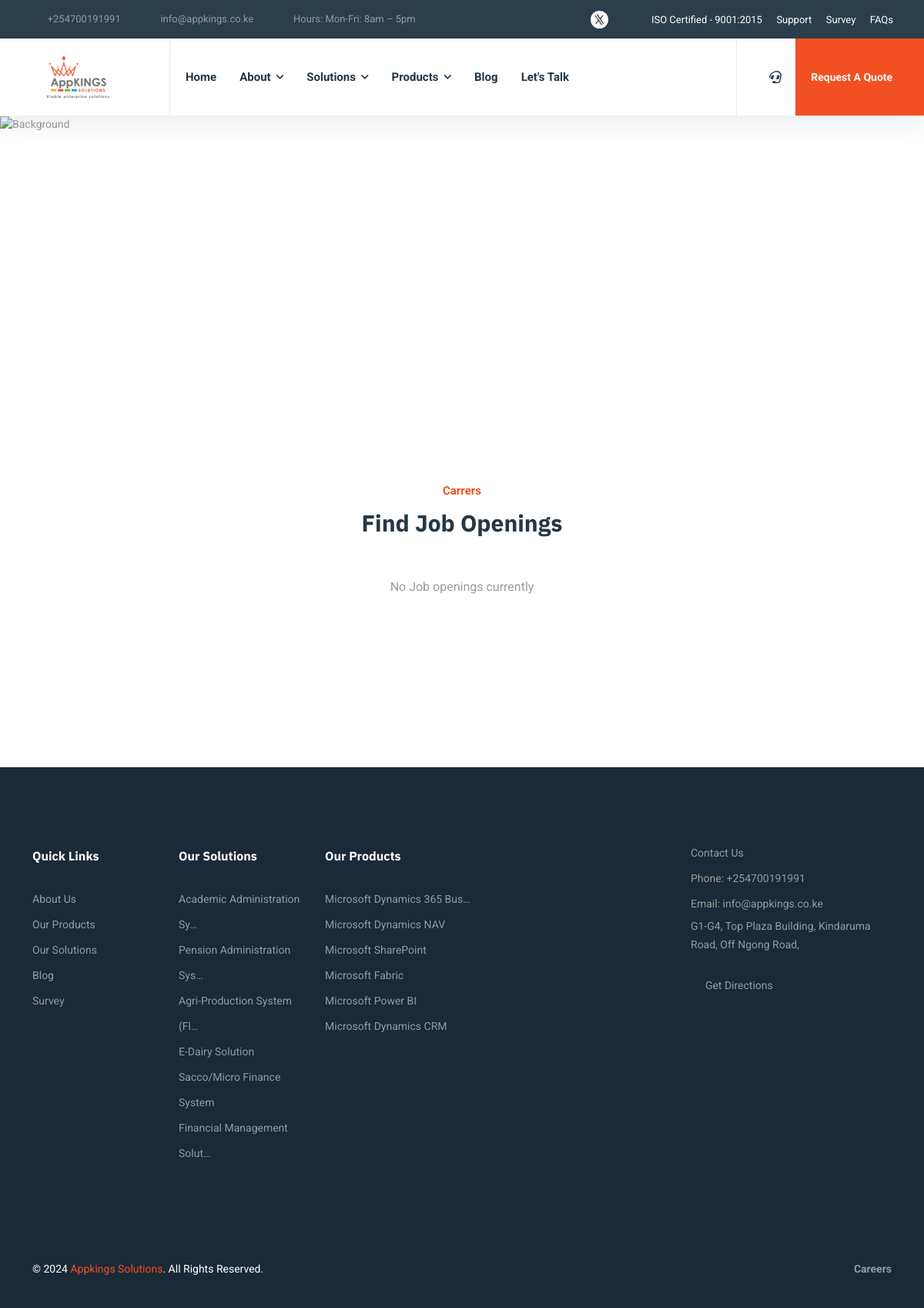
The app's page /careers/ with its own data.
### core/models.py (models this page shows, shortened)
class Service(models.Model):
    title = models.CharField(max_length=120, unique=True)
    slug = models.SlugField(max_length=150, unique=True)
    image = models.ForeignKey(PrimaryImage, null=True, blank=True, on_delete=models.CASCADE ,related_name='services')
    is_active = models.BooleanField(default=True)
    description = RichTextField()
    created_at = models.DateTimeField(auto_now_add=True)
    updated_at = models.DateTimeField(auto_now=True)
    def get_absolute_url(self):
        return reverse('core:service_detail', kwargs={'slug':self.slug})
    class Meta:
        ordering = ('-created_at',)

class Product(models.Model):
    title = models.CharField(max_length=120, unique=True)
    slug = models.SlugField(max_length=150, unique=True)
    image = models.ForeignKey(PrimaryImage, null=True, blank=True, on_delete=models.CASCADE, related_name='products')
    is_active = models.BooleanField(default=True)
    clients = models.ManyToManyField(Client, blank=True,  related_name='products')
    services = models.ManyToManyField(Service, blank=True,  related_name='products')
    tags = models.ManyToManyField(Tag, blank=True,  related_name='products')
    description = RichTextField()
    created_at = models.DateTimeField(auto_now_add=True)
    updated_at = models.DateTimeField(auto_now=True)
    def get_absolute_url(self):
        return reverse('core:product_detail', kwargs={'slug':self.slug})
    class Meta:
        ordering = ('-created_at',)

### careers/views.py (the view)
# urls.py: path('', views.index, name='index'),
def index(request):
    context = {
        'title':'Careers',
        'jobs': Job.objects.filter(is_active=True)
    }
    return render(request, 'careers/index.html', context)

### core/context_processor.py (called while the page is built)
def services_products_context(request):
    return {
        'services': Service.objects.filter(is_active=True)[:6],
        'products': Product.objects.filter(is_active=True)[:6],
        'blogs': Blog.objects.filter(is_published=True)[:6],
        'gallery': Gallery.objects.filter(is_active=True).first(),
        'team_s': Team.objects.filter(is_active=True).first()
    }

### templates/careers/index.html
{% extends 'base.html' %}
{% block content %}
<section class="careers careers-1" id="careers">
    <div class="container">
        <div class="row">
            <div class="col-12 col-lg-6 offset-lg-3">
                <div class="heading heading-19 text-center">
                    <p class="heading-subtitle">Carrers</p>
                    <h2 class="heading-title">Find Job Openings</h2>
                </div>
            </div>
        </div>
        <div class="row">
            <div class="col-12">
                {% if jobs %}
                <div class="carousel owl-carousel carousel-dots owl-loaded owl-drag" data-slide="3" data-slide-rs="1"
                    data-autoplay="true" data-nav="false" data-dots="true" data-space="30" data-loop="true"
                    data-speed="800">
                    <div class="owl-stage-outer">
                        <div class="owl-stage"
                            style="transform: translate3d(-5082px, 0px, 0px); transition: all 0.25s ease 0s; width: 8712px;">
                            {% for job in jobs %}
                            <div class="owl-item cloned" style="width: 696px; margin-right: 30px;">
                                <div class="career-item">
                                    <div class="career-item-wrap">
                                        <div class="career-meta">
                                            <p class="career-type">{{ job.job_type }}</p>
                                            <p class="career-place">{{ job.location }}</p>
                                        </div>
                                        <div class="career-content">
                                            <h4 class="career-title">{{ job.title }}</h4>
                                            <p class="career-desc">
                                                {{ job.get_overview }}
                                            </p>
                                            <a class="career-more btn btn--secondary" href="{{ job.get_absolute_url }}">Apply Now <i class="energia-arrow-right"></i></a>
                                        </div>
                                    </div>
                                </div>
                            </div>
                            {% endfor %}
                        </div>
                    </div>
                    <div class="owl-nav disabled">
                        <button type="button" role="presentation" class="owl-prev"><span aria-label="Previous">
                                << /span></button>
                        <button type="button" role="presentation" class="owl-next"><span
                                aria-label="Next">></span></button>
                    </div>
                </div>
                {% else %}
                <p class="text-center">No Job openings currently</p>
                {% endif %}
            </div>
        </div>
    </div>
</section>
{% endblock %}

### templates/partials/footer.html
<footer class="footer footer-1">
    <div class="footer-top">
        <div class="container">
            <div class="row">
                <div class="col-12 col-sm-6 col-md-6 col-lg-2">
                    <div class="footer-widget widget-links">
                        <div class="footer-widget-title">
                            <h5>Quick Links</h5>
                        </div>
                        <div class="widget-content">
                            <ul>
                                <li><a href="{% url 'core:about' %}">About Us</a></li>
                                <li><a href="{% url 'core:products' %}">Our Products</a></li>
                                <li><a href="{% url 'core:products' %}">Our Solutions</a></li>
                                <li><a href="{% url 'core:blog' %}">Blog</a></li>
                                <li><a href="{% url 'core:survey' %}">survey</a></li>
                            </ul>
                        </div>
                    </div>
                </div>
                {% if services %}
                <div class="col-12 col-sm-6 col-md-6 col-lg-2">
                    <div class="footer-widget widget-links">
                        <div class="footer-widget-title">
                            <h5>Our Solutions</h5>
                        </div>
                        <div class="widget-content">
                            <ul>
                                {% for service in services %}
                                    <li><a href="{{ service.get_absolute_url }}" title="{{ service.title }}">{{ service.title|truncatechars:27 }}</a></li>
                                {% endfor %}
                            </ul>
                        </div>
                    </div>
                </div>
                {% endif %}
                {% if products %}
                <div class="col-12 col-sm-6 col-md-6 col-lg-5">
                    <div class="footer-widget widget-links widget-icon">
                        <div class="footer-widget-title">
                            <h5>Our Products</h5>
                        </div>
                        <div class="widget-content">
                            <ul>
                                {% for product in products %}
                                    <li><a href="{{ product.get_absolute_url }}" title="{{ product.title }}">{{ product.title|truncatechars:27 }}</a></li>
                                {% endfor %}
                            </ul>
                        </div>
                    </div>
                </div>
                {% endif %}
                <div class="col-12 col-md-6 col-lg-3">
                    <div class="footer-widget widget-links">
                        <div class="widget-content">
                            <ul>
                                <li><a href="{% url 'core:contact' %}">contact us</a></li>
                                <li class="">Phone: <a href="tel:+254700191991">+254700191991</a></li>
                                <li class="">Email: <a href="mailto:info@appkings.co.ke" class="text-lowercase">info@appkings.co.ke</a>
                                </li>
                                <li class="address">
                                    <p>G1-G4, Top Plaza Building, Kindaruma Road, Off Ngong Road,
                                    </p>
                                </li>
                                <li class="directions"><a href="https://maps.app.goo.gl/Hh97P6RWPkb17RSA7"><i class="energia-location-Icon me-2"></i>get directions</a></li>
                            </ul>
                        </div>
                    </div>
                </div>
            </div>
        </div>
    </div>
    <div class="footer-bottom">
        <div class="container">
            <div class="row">
                <div class="col-12">
                    <div class="footer-copyright">
                        <div class="copyright">
                            <span>&copy; <script>document.write(new Date().getFullYear());</script> <a href="/">Appkings Solutions</a>. all rights reserved.</span>
                            <ul class="list-unstyled social-icons">
                                <li><a href="{% url 'careers:index' %}">Careers</a></li>
                            </ul>
                        </div>
                    </div>
                </div>
            </div>
        </div>
    </div>
</footer>

### static/css/custom.css (style rules this page uses)
:root { --global--color-primary : #f25022; --global--color-primary-90: rgba(242, 80, 34, 0.9); --global--color-primary-70: rgba(242, 80, 34, 0.7); --global--color-heading : #253745; --global--color-secondary : #2b3e4b; --global--color-body : #9b9b9b; }

### records on screen
Service: title "Academic Administration Sy…"
Service: title "Pension Administration Sys…"
Service: title "Agri-Production System (Fl…"
Service: title "E-Dairy Solution"
Service: title "Sacco/Micro Finance System"
Service: title "Financial Management Solut…"
Product: title "Microsoft Dynamics 365 Bus…"
Product: title "Microsoft Dynamics NAV"
Product: title "Microsoft SharePoint"
Product: title "Microsoft Fabric"
Product: title "Microsoft Power BI"
Product: title "Microsoft Dynamics CRM"
